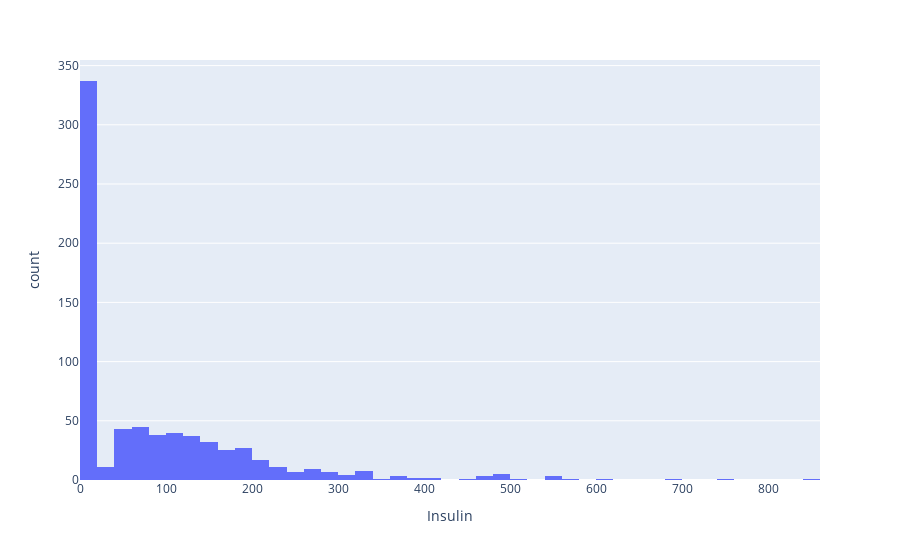

Notebook source saved alongside this figure:
### Code cell
px.histogram(df, x='Insulin')

### Figure 1 — Plotly figure (JSON) as saved in the notebook; plotly's stock layout.template omitted (floating-point values rounded to 4 significant figures; data arrays with more than 128 entries replaced by an {"elided": "..."} marker saying what was removed)
{"data": [{"alignmentgroup": "True", "bingroup": "x", "hovertemplate": "Insulin=%{x}<br>count=%{y}<extra></extra>", "legendgroup": "", "marker": {"color": "#636efa", "pattern": {"shape": ""}}, "name": "", "offsetgroup": "", "orientation": "v", "showlegend": false, "type": "histogram", "x": {"elided": "724 int values"}, "xaxis": "x", "yaxis": "y"}], "layout": {"barmode": "relative", "legend": {"tracegroupgap": 0}, "margin": {"t": 60}, "xaxis": {"anchor": "y", "domain": [0, 1], "title": {"text": "Insulin"}}, "yaxis": {"anchor": "x", "domain": [0, 1], "title": {"text": "count"}}}}
